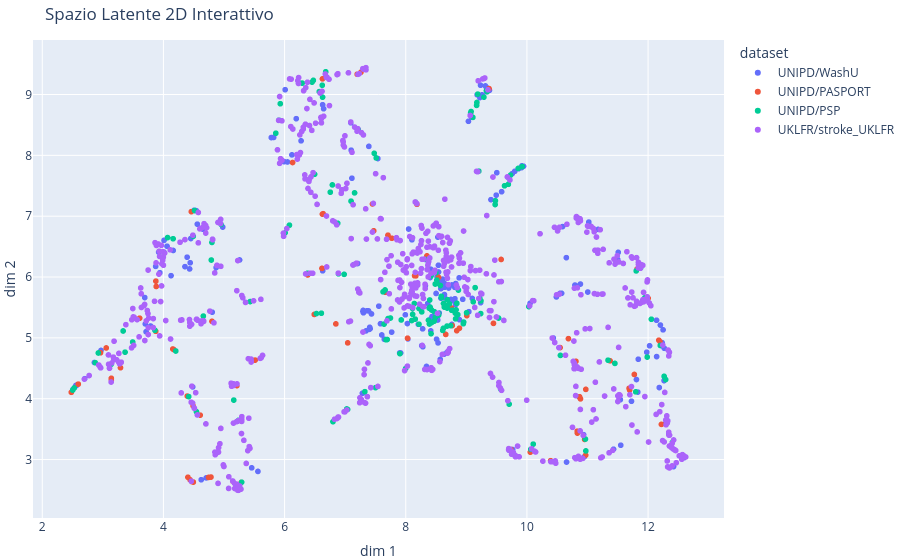

The code cell stored with this chart in its notebook:
### Markdown cell above
## 3. Visualizzazione Interattiva in 3D (Plotly)

### Code cell
tuning_dir_3d = root_path / "results/lesion/dim_reduction/tuning/umap/13-08_s1.1"
embeddings_npz = np.load(tuning_dir_3d / "embeddings.npz")

# Scegli qui la combinazione esatta (stessa chiave leggibile di tuning_results.csv - vedi
# src/pipeline/dim_reduction.py::_combo_key, ordine metric,n_components,n_neighbors,min_dist)
combo_key_3d = "metric=dice,n_components=3,n_neighbors=15,min_dist=0.1"

if combo_key_3d not in embeddings_npz:
    raise KeyError(
        f"{combo_key_3d!r} non tra le combinazioni salvate - alcune disponibili: {list(embeddings_npz.keys())[:8]}"
    )
embedding_3d = embeddings_npz[combo_key_3d]
metadata_3d = pd.read_csv(tuning_dir_3d / "metadata.csv")
print(f"Embedding 3D caricato: shape {embedding_3d.shape}")

### Figure 1 — Plotly figure (JSON) as saved in the notebook; plotly's stock layout.template omitted (floating-point values rounded to 4 significant figures; data arrays with more than 128 entries replaced by an {"elided": "..."} marker saying what was removed)
{"data": [{"customdata": {"elided": "202x5 mixed values"}, "hovertemplate": "dataset=%{customdata[1]}<br>dim 1=%{x}<br>dim 2=%{y}<br>subject_id=%{customdata[0]}<br>lesion_volume_voxels=%{customdata[2]}<br>lesion_side=%{customdata[3]}<br>nihss=%{customdata[4]}<extra></extra>", "legendgroup": "UNIPD/WashU", "marker": {"color": "#636efa", "symbol": "circle"}, "mode": "markers", "name": "UNIPD/WashU", "showlegend": true, "type": "scattergl", "x": {"elided": "202 float values"}, "xaxis": "x", "y": {"elided": "202 float values"}, "yaxis": "y"}, {"customdata": {"elided": "83x5 mixed values"}, "hovertemplate": "dataset=%{customdata[1]}<br>dim 1=%{x}<br>dim 2=%{y}<br>subject_id=%{customdata[0]}<br>lesion_volume_voxels=%{customdata[2]}<br>lesion_side=%{customdata[3]}<br>nihss=%{customdata[4]}<extra></extra>", "legendgroup": "UNIPD/PASPORT", "marker": {"color": "#EF553B", "symbol": "circle"}, "mode": "markers", "name": "UNIPD/PASPORT", "showlegend": true, "type": "scattergl", "x": [4.494, 6.624, 7.661, 7.26, 3.14, 10.83, 10.95, 10.97, 6.847, 12.22, 10.55, 8.167, 4.745, 8.35, 4.404, 4.465, 10.69, 5.513, 8.184, 9.574, 9.736, 4.155, 3.608, 12.18, 6.617, 11.82, 10.83, 9.008, 8.886, 7.451, 10.39, 4.172, 4.489, 3.14, 4.44, 8.842, 6.131, 2.961, 5.288, 12.2, 7.471, 2.594, 3.881, 6.636, 4.801, 11.77, 8.146, 10.88, 5.213, 10.81, 3.291, 10.87, 3.875, 8.029, 7.042, 3.056, 2.479, 5.145, 3.873, 8.753, 12.0, 10.06, 8.66, 6.625, 9.374, 11.37, 7.77, 8.185, 11.69, 11.69, 6.49, 7.706, 4.607, 6.38, 10.87, 10.97, 4.393, 8.767, 4.785, 7.198, 4.461, 9.448, 8.541], "xaxis": "x", "y": [2.63, 7.034, 5.75, 9.366, 4.303, 3.466, 3.331, 3.072, 5.23, 3.578, 4.84, 6.019, 2.706, 6.348, 2.709, 2.639, 4.988, 4.635, 7.196, 6.289, 3.166, 4.817, 5.324, 4.962, 6.142, 6.132, 3.435, 5.365, 5.159, 7.201, 2.981, 4.807, 3.883, 4.335, 2.668, 5.118, 7.882, 4.755, 2.629, 4.94, 6.76, 4.24, 5.845, 7.041, 5.272, 4.399, 6.02, 3.998, 4.215, 4.615, 4.51, 4.032, 5.933, 4.995, 4.918, 4.834, 4.106, 2.642, 5.108, 5.492, 5.651, 3.122, 5.057, 9.257, 9.097, 4.623, 6.637, 7.196, 4.143, 4.171, 5.385, 6.688, 3.73, 6.034, 3.468, 4.154, 4.043, 5.203, 2.712, 9.333, 7.075, 5.238, 5.994], "yaxis": "y"}, {"customdata": {"elided": "168x5 mixed values"}, "hovertemplate": "dataset=%{customdata[1]}<br>dim 1=%{x}<br>dim 2=%{y}<br>subject_id=%{customdata[0]}<br>lesion_volume_voxels=%{customdata[2]}<br>lesion_side=%{customdata[3]}<br>nihss=%{customdata[4]}<extra></extra>", "legendgroup": "UNIPD/PSP", "marker": {"color": "#00cc96", "symbol": "circle"}, "mode": "markers", "name": "UNIPD/PSP", "showlegend": true, "type": "scattergl", "x": {"elided": "168 float values"}, "xaxis": "x", "y": {"elided": "168 float values"}, "yaxis": "y"}, {"customdata": {"elided": "697x5 mixed values"}, "hovertemplate": "dataset=%{customdata[1]}<br>dim 1=%{x}<br>dim 2=%{y}<br>subject_id=%{customdata[0]}<br>lesion_volume_voxels=%{customdata[2]}<br>lesion_side=%{customdata[3]}<br>nihss=%{customdata[4]}<extra></extra>", "legendgroup": "UKLFR/stroke_UKLFR", "marker": {"color": "#ab63fa", "symbol": "circle"}, "mode": "markers", "name": "UKLFR/stroke_UKLFR", "showlegend": true, "type": "scattergl", "x": {"elided": "697 float values"}, "xaxis": "x", "y": {"elided": "697 float values"}, "yaxis": "y"}], "layout": {"legend": {"title": {"text": "dataset"}, "tracegroupgap": 0}, "margin": {"b": 0, "l": 0, "r": 0, "t": 40}, "title": {"text": "Spazio Latente 2D Interattivo"}, "xaxis": {"anchor": "y", "domain": [0, 1], "title": {"text": "dim 1"}}, "yaxis": {"anchor": "x", "domain": [0, 1], "title": {"text": "dim 2"}}}}
